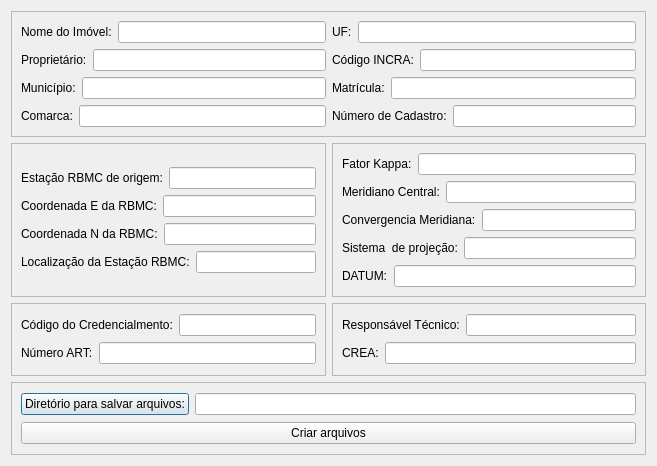
<?xml version="1.0" encoding="UTF-8"?>
<ui version="4.0">
 <class>Dialog</class>
 <widget class="QDialog" name="Dialog">
  <property name="geometry">
   <rect>
    <x>0</x>
    <y>0</y>
    <width>657</width>
    <height>466</height>
   </rect>
  </property>
  <property name="windowTitle">
   <string>Configurações dos arquivos</string>
  </property>
  <layout class="QGridLayout" name="gridLayout_7">
   <item row="0" column="0" colspan="2">
    <widget class="QFrame" name="frame_5">
     <property name="frameShape">
      <enum>QFrame::StyledPanel</enum>
     </property>
     <property name="frameShadow">
      <enum>QFrame::Sunken</enum>
     </property>
     <layout class="QGridLayout" name="gridLayout_5">
      <item row="0" column="0">
       <layout class="QVBoxLayout" name="verticalLayout_6">
        <item>
         <layout class="QHBoxLayout" name="horizontalLayout_5">
          <item>
           <widget class="QLabel" name="label">
            <property name="text">
             <string>Nome do Imóvel:</string>
            </property>
           </widget>
          </item>
          <item>
           <widget class="QLineEdit" name="imovelEdit"/>
          </item>
         </layout>
        </item>
        <item>
         <layout class="QHBoxLayout" name="horizontalLayout_6">
          <item>
           <widget class="QLabel" name="label_2">
            <property name="text">
             <string>Proprietário:</string>
            </property>
           </widget>
          </item>
          <item>
           <widget class="QLineEdit" name="proprietarioEdit"/>
          </item>
         </layout>
        </item>
        <item>
         <layout class="QHBoxLayout" name="horizontalLayout_7">
          <item>
           <widget class="QLabel" name="label_3">
            <property name="text">
             <string>Município:</string>
            </property>
           </widget>
          </item>
          <item>
           <widget class="QLineEdit" name="municipioEdit">
            <property name="text">
             <string/>
            </property>
           </widget>
          </item>
         </layout>
        </item>
        <item>
         <layout class="QHBoxLayout" name="horizontalLayout_8">
          <item>
           <widget class="QLabel" name="label_4">
            <property name="text">
             <string>Comarca:</string>
            </property>
           </widget>
          </item>
          <item>
           <widget class="QLineEdit" name="comarcaEdit"/>
          </item>
         </layout>
        </item>
       </layout>
      </item>
      <item row="0" column="1">
       <layout class="QVBoxLayout" name="verticalLayout_5">
        <item>
         <layout class="QHBoxLayout" name="horizontalLayout_10">
          <item>
           <widget class="QLabel" name="label_8">
            <property name="text">
             <string>UF:</string>
            </property>
           </widget>
          </item>
          <item>
           <widget class="QLineEdit" name="ufEdit"/>
          </item>
         </layout>
        </item>
        <item>
         <layout class="QHBoxLayout" name="horizontalLayout_11">
          <item>
           <widget class="QLabel" name="label_9">
            <property name="text">
             <string>Código INCRA:</string>
            </property>
           </widget>
          </item>
          <item>
           <widget class="QLineEdit" name="codIncraEdit"/>
          </item>
         </layout>
        </item>
        <item>
         <layout class="QHBoxLayout" name="horizontalLayout_12">
          <item>
           <widget class="QLabel" name="label_10">
            <property name="text">
             <string>Matrícula:</string>
            </property>
           </widget>
          </item>
          <item>
           <widget class="QLineEdit" name="matriculaEdit"/>
          </item>
         </layout>
        </item>
        <item>
         <layout class="QHBoxLayout" name="horizontalLayout_13">
          <item>
           <widget class="QLabel" name="label_20">
            <property name="text">
             <string>Número de Cadastro:</string>
            </property>
           </widget>
          </item>
          <item>
           <widget class="QLineEdit" name="cadastroEdit"/>
          </item>
         </layout>
        </item>
       </layout>
      </item>
     </layout>
    </widget>
   </item>
   <item row="1" column="0">
    <widget class="QFrame" name="frame_2">
     <property name="frameShape">
      <enum>QFrame::StyledPanel</enum>
     </property>
     <property name="frameShadow">
      <enum>QFrame::Sunken</enum>
     </property>
     <layout class="QGridLayout" name="gridLayout_2">
      <item row="0" column="0">
       <layout class="QVBoxLayout" name="verticalLayout_2">
        <item>
         <layout class="QHBoxLayout" name="horizontalLayout_14">
          <item>
           <widget class="QLabel" name="label_11">
            <property name="text">
             <string>Estação RBMC de origem:</string>
            </property>
           </widget>
          </item>
          <item>
           <widget class="QLineEdit" name="rbmcOrigemEdit"/>
          </item>
         </layout>
        </item>
        <item>
         <layout class="QHBoxLayout" name="horizontalLayout_15">
          <item>
           <widget class="QLabel" name="label_12">
            <property name="text">
             <string>Coordenada E da RBMC:</string>
            </property>
           </widget>
          </item>
          <item>
           <widget class="QLineEdit" name="rbmcEsteEdit"/>
          </item>
         </layout>
        </item>
        <item>
         <layout class="QHBoxLayout" name="horizontalLayout_16">
          <item>
           <widget class="QLabel" name="label_13">
            <property name="text">
             <string>Coordenada N da RBMC:</string>
            </property>
           </widget>
          </item>
          <item>
           <widget class="QLineEdit" name="rbmcNorteEdit"/>
          </item>
         </layout>
        </item>
        <item>
         <layout class="QHBoxLayout" name="horizontalLayout_17">
          <item>
           <widget class="QLabel" name="label_14">
            <property name="text">
             <string>Localização da Estação RBMC:</string>
            </property>
           </widget>
          </item>
          <item>
           <widget class="QLineEdit" name="localRbmcEdit"/>
          </item>
         </layout>
        </item>
       </layout>
      </item>
     </layout>
     <zorder></zorder>
    </widget>
   </item>
   <item row="1" column="1">
    <widget class="QFrame" name="frame">
     <property name="frameShape">
      <enum>QFrame::StyledPanel</enum>
     </property>
     <property name="frameShadow">
      <enum>QFrame::Sunken</enum>
     </property>
     <layout class="QGridLayout" name="gridLayout">
      <item row="0" column="0">
       <layout class="QVBoxLayout" name="verticalLayout">
        <item>
         <layout class="QHBoxLayout" name="horizontalLayout">
          <item>
           <widget class="QLabel" name="label_19">
            <property name="text">
             <string>Fator Kappa:</string>
            </property>
           </widget>
          </item>
          <item>
           <widget class="QLineEdit" name="kappaEdit">
            <property name="text">
             <string/>
            </property>
           </widget>
          </item>
         </layout>
        </item>
        <item>
         <layout class="QHBoxLayout" name="horizontalLayout_2">
          <item>
           <widget class="QLabel" name="label_6">
            <property name="text">
             <string>Meridiano Central:</string>
            </property>
           </widget>
          </item>
          <item>
           <widget class="QLineEdit" name="meridianoEdit"/>
          </item>
         </layout>
        </item>
        <item>
         <layout class="QHBoxLayout" name="horizontalLayout_3">
          <item>
           <widget class="QLabel" name="label_7">
            <property name="text">
             <string>Convergencia Meridiana:</string>
            </property>
           </widget>
          </item>
          <item>
           <widget class="QLineEdit" name="convergenciaEdit"/>
          </item>
         </layout>
        </item>
        <item>
         <layout class="QHBoxLayout" name="horizontalLayout_4">
          <item>
           <widget class="QLabel" name="label_21">
            <property name="text">
             <string>Sistema  de projeção:</string>
            </property>
           </widget>
          </item>
          <item>
           <widget class="QLineEdit" name="projectionEdit">
            <property name="text">
             <string/>
            </property>
           </widget>
          </item>
         </layout>
        </item>
        <item>
         <layout class="QHBoxLayout" name="horizontalLayout_23">
          <item>
           <widget class="QLabel" name="label_5">
            <property name="text">
             <string>DATUM:</string>
            </property>
           </widget>
          </item>
          <item>
           <widget class="QLineEdit" name="datumEdit"/>
          </item>
         </layout>
        </item>
       </layout>
      </item>
     </layout>
    </widget>
   </item>
   <item row="2" column="0">
    <widget class="QFrame" name="frame_4">
     <property name="frameShape">
      <enum>QFrame::StyledPanel</enum>
     </property>
     <property name="frameShadow">
      <enum>QFrame::Sunken</enum>
     </property>
     <layout class="QGridLayout" name="gridLayout_4">
      <item row="0" column="0">
       <layout class="QVBoxLayout" name="verticalLayout_4">
        <item>
         <layout class="QHBoxLayout" name="horizontalLayout_20">
          <item>
           <widget class="QLabel" name="label_17">
            <property name="text">
             <string>Código do Credencialmento:</string>
            </property>
           </widget>
          </item>
          <item>
           <widget class="QLineEdit" name="credenciamentoEdit"/>
          </item>
         </layout>
        </item>
        <item>
         <layout class="QHBoxLayout" name="horizontalLayout_21">
          <item>
           <widget class="QLabel" name="label_18">
            <property name="text">
             <string>Número ART:</string>
            </property>
           </widget>
          </item>
          <item>
           <widget class="QLineEdit" name="artEdit"/>
          </item>
         </layout>
        </item>
       </layout>
      </item>
     </layout>
    </widget>
   </item>
   <item row="2" column="1">
    <widget class="QFrame" name="frame_3">
     <property name="frameShape">
      <enum>QFrame::StyledPanel</enum>
     </property>
     <property name="frameShadow">
      <enum>QFrame::Sunken</enum>
     </property>
     <layout class="QGridLayout" name="gridLayout_3">
      <item row="0" column="0">
       <layout class="QVBoxLayout" name="verticalLayout_3">
        <item>
         <layout class="QHBoxLayout" name="horizontalLayout_18">
          <item>
           <widget class="QLabel" name="label_15">
            <property name="text">
             <string>Responsável Técnico:</string>
            </property>
           </widget>
          </item>
          <item>
           <widget class="QLineEdit" name="autorEdit"/>
          </item>
         </layout>
        </item>
        <item>
         <layout class="QHBoxLayout" name="horizontalLayout_19">
          <item>
           <widget class="QLabel" name="label_16">
            <property name="text">
             <string>CREA:</string>
            </property>
           </widget>
          </item>
          <item>
           <widget class="QLineEdit" name="creaEdit"/>
          </item>
         </layout>
        </item>
       </layout>
      </item>
     </layout>
    </widget>
   </item>
   <item row="3" column="0" colspan="2">
    <widget class="QFrame" name="frame_6">
     <property name="frameShape">
      <enum>QFrame::StyledPanel</enum>
     </property>
     <property name="frameShadow">
      <enum>QFrame::Sunken</enum>
     </property>
     <layout class="QGridLayout" name="gridLayout_6">
      <item row="0" column="0">
       <layout class="QHBoxLayout" name="horizontalLayout_22">
        <item>
         <widget class="QPushButton" name="folderButton">
          <property name="toolTip">
           <string/>
          </property>
          <property name="text">
           <string>Diretório para salvar arquivos:</string>
          </property>
         </widget>
        </item>
        <item>
         <widget class="QLineEdit" name="folderEdit"/>
        </item>
       </layout>
      </item>
      <item row="1" column="0">
       <widget class="QPushButton" name="createButton">
        <property name="text">
         <string>Criar arquivos</string>
        </property>
       </widget>
      </item>
     </layout>
    </widget>
   </item>
  </layout>
 </widget>
 <resources/>
 <connections/>
</ui>
